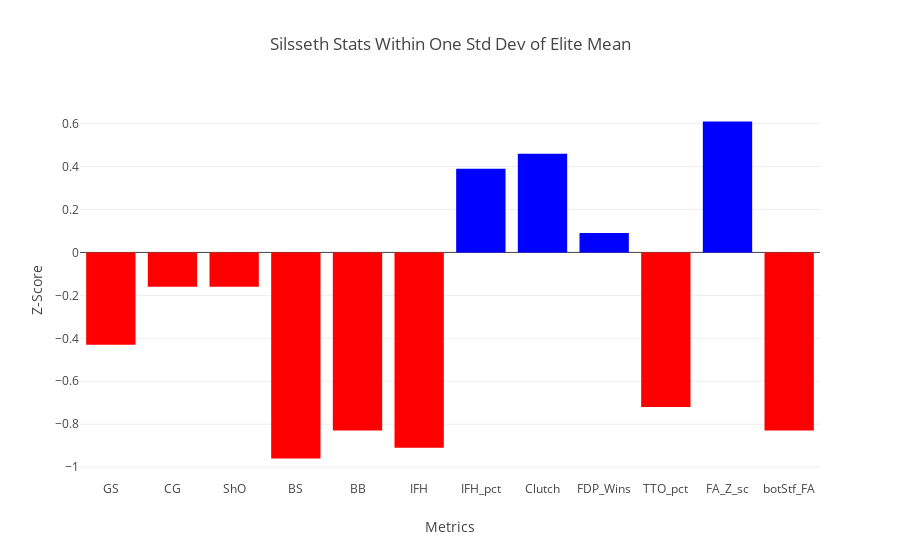

The notebook cell this image was saved under:
### Code cell
# Example stats string from the screenshot
stats_str = chosen_players.iloc[0]['Stats Within One Std Dev of Elite Mean']

# Call the visualization function for a player
visualize_stats(stats_str, "Silsseth")

### Figure 1 — Plotly figure (JSON) as saved in the notebook; plotly's stock layout.template omitted (floating-point values rounded to 4 significant figures)
{"data": [{"marker": {"color": ["red", "red", "red", "red", "red", "red", "blue", "blue", "blue", "red", "blue", "red"]}, "type": "bar", "x": ["GS", "CG", "ShO", "BS", "BB", "IFH", "IFH_pct", "Clutch", "FDP_Wins", "TTO_pct", "FA_Z_sc", "botStf_FA"], "y": [-0.43, -0.16, -0.16, -0.96, -0.83, -0.91, 0.39, 0.46, 0.09, -0.72, 0.61, -0.83]}], "layout": {"title": {"text": "Silsseth Stats Within One Std Dev of Elite Mean"}, "xaxis": {"title": {"text": "Metrics"}}, "yaxis": {"range": [-1.06, 0.71], "title": {"text": "Z-Score"}}}}
